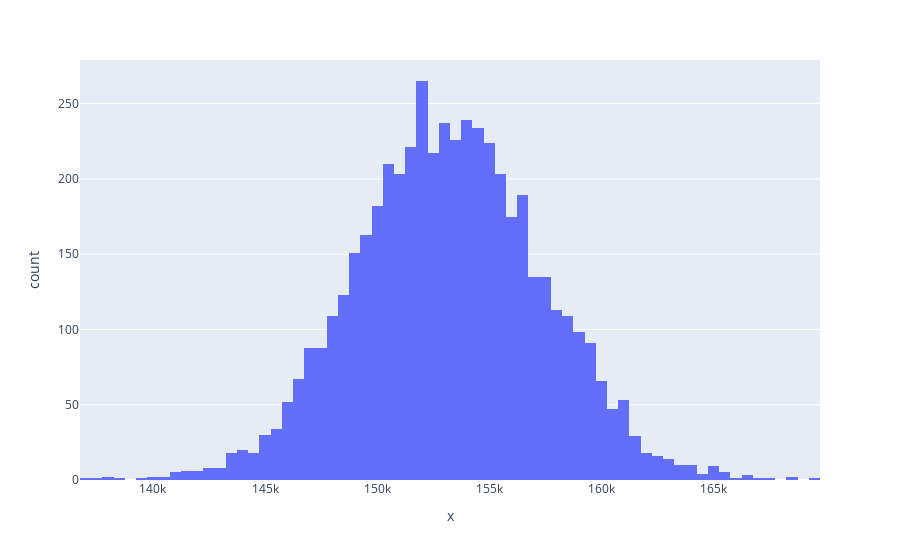

Notebook code for this chart:
### Code cell
import plotly.express as px
df = px.data.tips()
fig = px.histogram(df, x=sample_mean)
fig.show()

### Figure 1 — Plotly figure (JSON) as saved in the notebook; plotly's stock layout.template omitted (floating-point values rounded to 4 significant figures; data arrays with more than 128 entries replaced by an {"elided": "..."} marker saying what was removed)
{"data": [{"alignmentgroup": "True", "bingroup": "x", "hovertemplate": "x=%{x}<br>count=%{y}<extra></extra>", "legendgroup": "", "marker": {"color": "#636efa", "pattern": {"shape": ""}}, "name": "", "offsetgroup": "", "orientation": "v", "showlegend": false, "type": "histogram", "x": {"elided": "5000 float values"}, "xaxis": "x", "yaxis": "y"}], "layout": {"barmode": "relative", "legend": {"tracegroupgap": 0}, "margin": {"t": 60}, "xaxis": {"anchor": "y", "domain": [0, 1], "title": {"text": "x"}}, "yaxis": {"anchor": "x", "domain": [0, 1], "title": {"text": "count"}}}}
